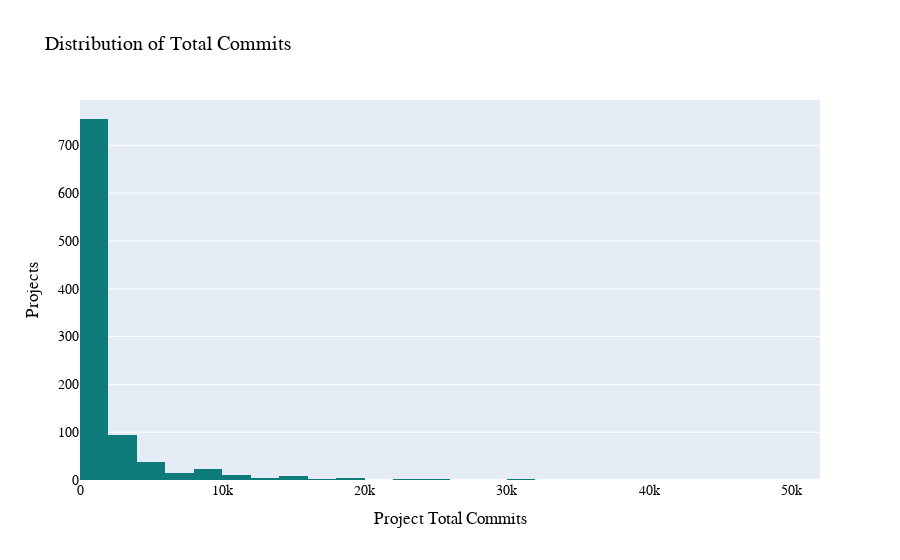

The code cell stored with this chart in its notebook:
### Code cell
fig = px.histogram(
    df_active,
    x="total_number_of_commits",
    nbins=50,
    title="Distribution of Total Commits",
)
fig.update_layout(
    yaxis_title="Projects",
    xaxis_title="Project Total Commits",
)
fig.update_traces(marker_color=marker_color)
fig.show()

### Figure 1 — Plotly figure (JSON) as saved in the notebook; plotly's stock layout.template omitted (floating-point values rounded to 4 significant figures; data arrays with more than 128 entries replaced by an {"elided": "..."} marker saying what was removed)
{"data": [{"alignmentgroup": "True", "bingroup": "x", "hovertemplate": "total_number_of_commits=%{x}<br>count=%{y}<extra></extra>", "legendgroup": "", "marker": {"color": "#0E7C7B", "pattern": {"shape": ""}}, "name": "", "nbinsx": 50, "offsetgroup": "", "orientation": "v", "showlegend": false, "type": "histogram", "x": {"elided": "962 int values"}, "xaxis": "x", "yaxis": "y"}], "layout": {"barmode": "relative", "legend": {"tracegroupgap": 0}, "title": {"text": "Distribution of Total Commits"}, "xaxis": {"anchor": "y", "domain": [0, 1], "title": {"text": "Project Total Commits"}}, "yaxis": {"anchor": "x", "domain": [0, 1], "title": {"text": "Projects"}}}}
